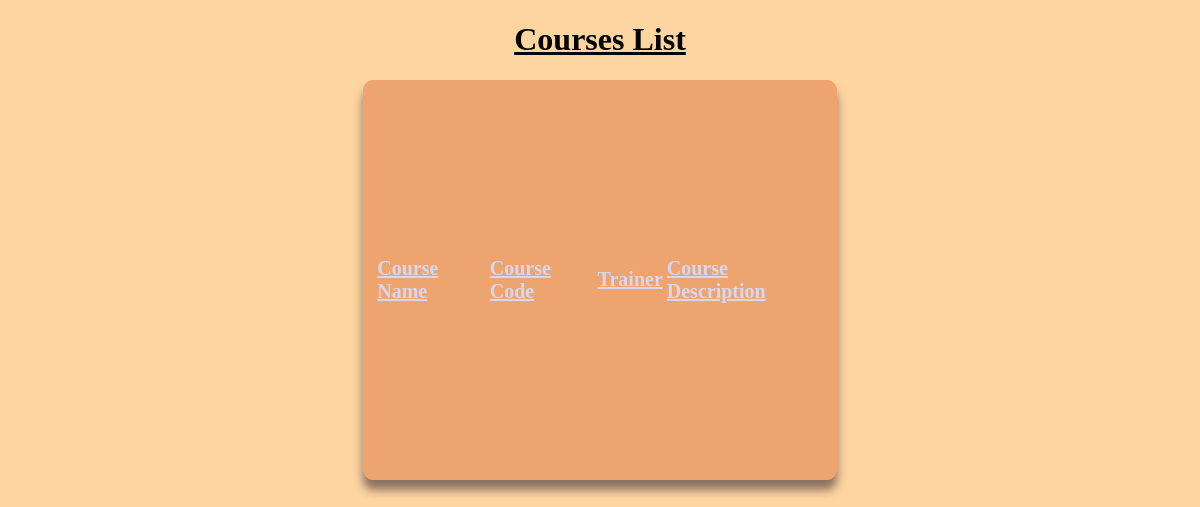
Page /course/list/ on the earlier database version.
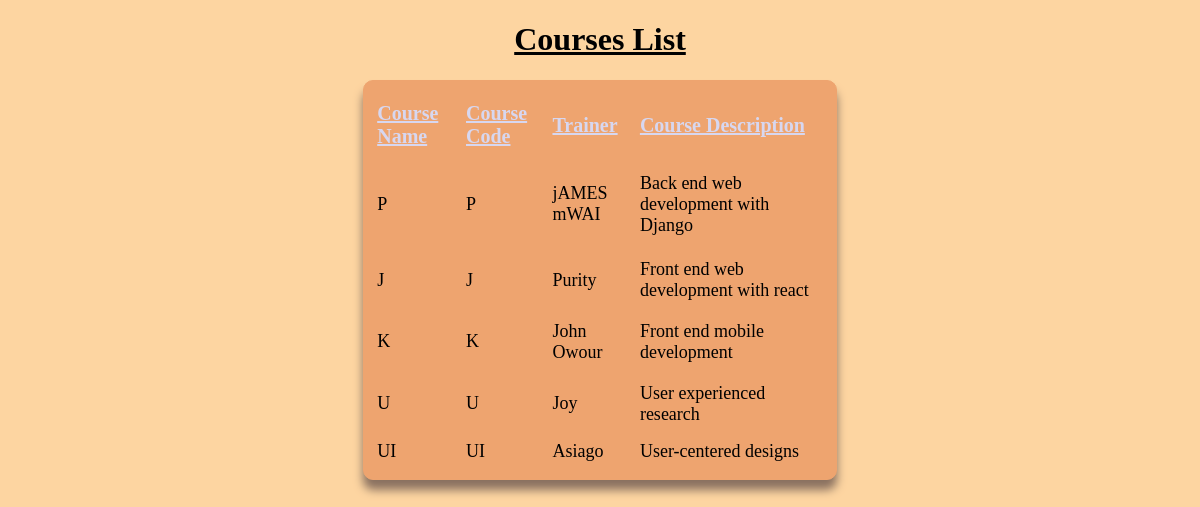
Same page on the later database version.
### course/models.py (models this page shows)
class Course(models.Model):
    course_choice =((u'P',u'Python'),
    (u'J',u'JavaScript'),
    (u'K',u'Kotlin'),
    (u'U',u'UX Research'),
    (u'UI',u'UI/UX Design'),
    (u'P',u'Professional Development'),
    (u'N',u'Navigating Your Journey'))
    course_name = models.CharField(max_length=20,choices=course_choice)
    course_code_choice=((u'P',u'P-BackEnd'),
   ( u'J',u'J-FrontEnd'),
   (u'K',u'K-MobFront'),
   (u'U',u'U-Rsh'),
   (u'UI',u'UI/UX'),
   (u'p',u'PD'),
   (u'N',u'NYJ'))
    course_code = models.CharField(max_length=10,choices=course_code_choice)
    trainer = models.CharField(max_length=20)
    course_description = models.TextField()
    syllabus = models.FileField(upload_to='files/')

### course/views.py (the view)
# urls.py: path("list/",course_list,name="list"),
def course_list(request):
    courses = Course.objects.all()
    return render(request,"course_list.html",{"courses":courses})

### course/templates/course_list.html (shortened to what this page needs)
<!DOCTYPE html>
<html lang="en">
<head>
</head>
<body>
    <h1>Courses List</h1>
    <table>
        <tr>
            <th>Course Name</th>
            <th>Course Code</th>
            <th>Trainer</th>
            <th>Course Description</th>
        </tr>
        {% for course in courses %}
        <tr>
            <td>{{course.course_name}}</td>
                <td>{{course.course_code}}</td>
                <td>{{course.trainer}}</td>
                <td>{{course.course_description}}</td>
        </tr>
        {%endfor%}
    </table>
</body>
</html>

Differences in the rows shown:
added Course: course_name "P", course_code "P", trainer "jAMES mWAI", course_description "Back end web development with Django"
added Course: course_name "J", course_code "J", trainer "Purity", course_description "Front end web development with react"
added Course: course_name "K", course_code "K", trainer "John Owour", course_description "Front end mobile development"
added Course: course_name "U", course_code "U", trainer "Joy", course_description "User experienced research"
added Course: course_name "UI", course_code "UI", trainer "Asiago", course_description "User-centered designs"
